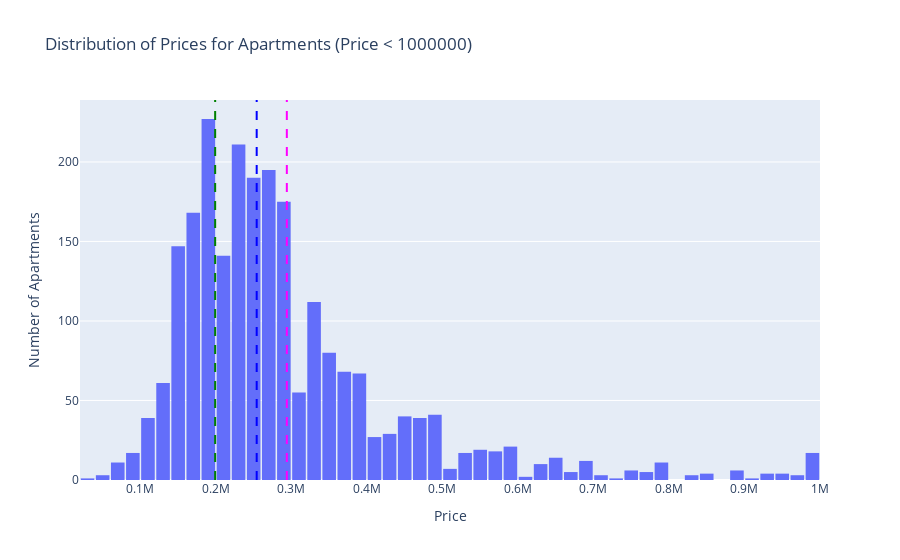

Notebook code for this chart:
### Code cell
# Filter the DataFrame for prices less than 1000000
subset_df = df_apartment[df_apartment['price'] < 1000000]['price']

# Calculate mean, median, and mode
mean_price = subset_df.mean()
median_price = subset_df.median()
mode_price = subset_df.mode()[0]

# Create a histogram
fig = go.Figure()

# Add a histogram trace
fig.add_trace(go.Histogram(x=subset_df, name='Price'))

# Add vertical lines for mean, median, and mode
fig.add_vline(x=mean_price, line_dash="dash", line_color="magenta", name="Mean")
fig.add_vline(x=median_price, line_dash="dash", line_color="blue", name="Median")
fig.add_vline(x=mode_price, line_dash="dash", line_color="green", name="Mode")

# Update layout
fig.update_layout(
    title='Distribution of Prices for Apartments (Price < 1000000)',
    xaxis_title='Price',
    yaxis_title='Number of Apartments',
    bargap=0.1  # Gap between bars
)

# Show the plot
fig.show()

### Figure 1 — Plotly figure (JSON) as saved in the notebook; plotly's stock layout.template omitted (floating-point values rounded to 4 significant figures; data arrays with more than 128 entries replaced by an {"elided": "..."} marker saying what was removed)
{"data": [{"name": "Price", "type": "histogram", "x": {"elided": "2337 int values"}}], "layout": {"bargap": 0.1, "shapes": [{"line": {"color": "magenta", "dash": "dash"}, "name": "Mean", "type": "line", "x0": 293900.0, "x1": 293900.0, "xref": "x", "y0": 0, "y1": 1, "yref": "y domain"}, {"line": {"color": "blue", "dash": "dash"}, "name": "Median", "type": "line", "x0": 254000, "x1": 254000, "xref": "x", "y0": 0, "y1": 1, "yref": "y domain"}, {"line": {"color": "green", "dash": "dash"}, "name": "Mode", "type": "line", "x0": 199000, "x1": 199000, "xref": "x", "y0": 0, "y1": 1, "yref": "y domain"}], "title": {"text": "Distribution of Prices for Apartments (Price < 1000000)"}, "xaxis": {"title": {"text": "Price"}}, "yaxis": {"title": {"text": "Number of Apartments"}}}}
